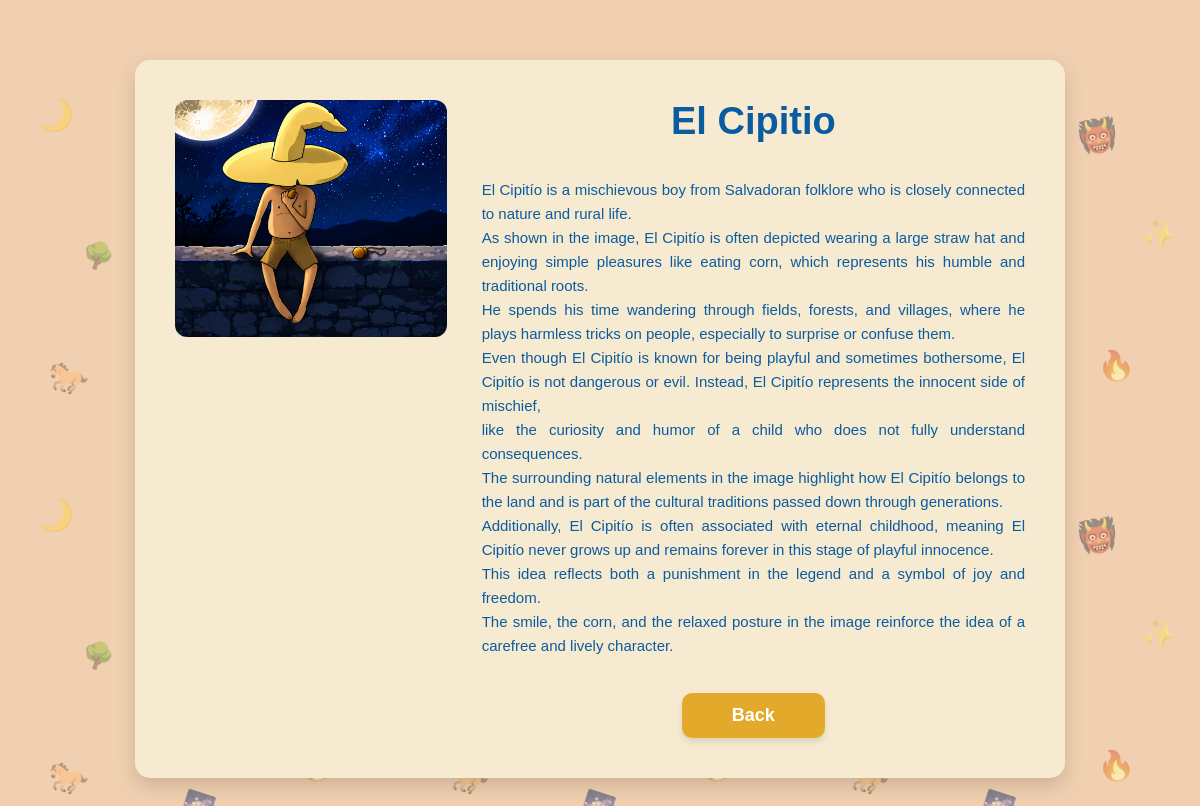
The page /detalleleyenda.php?id=4 on the database its author committed.
### tables this page shows
CREATE TABLE `leyendas` (
  `legendsID` int(11) NOT NULL,
  `Titulo` varchar(100) NOT NULL,
  `Descripcion` text NOT NULL,
  `Imagen` varchar(100) NOT NULL,
  `Descripcion_larga` text DEFAULT NULL
);

### detalleleyenda.php (the view, shortened to what this page needs)
<?php
include("conexionleyendas.php");
if (isset($_GET['id']) && is_numeric($_GET['id'])) {
    $id = $_GET['id'];
    $query = "SELECT Titulo, Descripcion, Descripcion_larga, Imagen FROM leyendas WHERE legendsID = $id";
    $resultado = mysqli_query($conexion, $query);
    if ($resultado && mysqli_num_rows($resultado) == 1) {
        $leyenda = mysqli_fetch_assoc($resultado);
    } else {
        echo "La leyenda no existe en la base de datos.";
        exit;
    }
} else {
    echo "Acceso no válido.";
    exit;
}
?>
<!DOCTYPE html>
<html lang="en">
<head>
    <link rel="stylesheet" href="styles/detalleslegends.css">
</head>
<body>
    <div class="detalle-container">
        <div class="detalle-img">
            <img src="<?php echo $leyenda['Imagen']; ?>" alt="<?php echo $leyenda['Titulo']; ?>">
        </div>
        <div class="detalle-info">
            <h1><?php echo $leyenda['Titulo']; ?></h1>
            <p>
                <?php echo nl2br($leyenda['Descripcion_larga']); ?>
            </p>
            <div class="btn-container">
                <a href="legends.php" class="btn-back">Back</a>
            </div>
        </div>
    </div>
</body>
</html>

### styles/detalleslegends.css (style rules this page uses)
body { background-color: #f0d0b0; font-family: 'Arial', sans-serif; }
.detalle-container { background-color: #f6ebd1; max-width: 850px; margin: 60px auto; padding: 40px; border-radius: 15px; display: flex; gap: 35px; box-shadow: 0 8px 20px rgba(0,0,0,0.15); }
.detalle-img { flex: 1; max-width: 280px; }
.detalle-img img { width: 100%; border-radius: 12px; object-fit: cover; display: block; }
.detalle-info { flex: 2; display: flex; flex-direction: column; }
.detalle-info h1 { color: #0b5ba1; font-size: 38px; margin-top: 0; margin-bottom: 20px; text-align: center; }
.detalle-info p { color: #0b5ba1; font-size: 15px; line-height: 1.6; text-align: justify; margin-bottom: 15px; }
.btn-container { text-align: center; margin-top: auto; padding-top: 20px; }
.btn-back { background-color: #e3a92b; color: white; border: none; padding: 12px 50px; font-size: 18px; font-weight: bold; border-radius: 10px; cursor: pointer; text-decoration: none; display: inline-block; box-shadow: 0 4px 6px rgba(0,0,0,0.1); transition: background 0.2s; }
body { margin: 0; padding: 0; box-sizing: border-box; font-family: 'Outfit', sans-serif; min-height: 100vh; background-color: #f0d0b0; position: relative; overflow-x: hidden; }
body::before { content: ""; position: absolute; top: 0; left: 0; width: 100%; height: 100%; z-index: -1; pointer-events: none; opacity: 0.5; filter: sepia(0.3) blur(0.2px); background-repeat: repeat; background-size: 400px 400px; }

### rows shown on the page
leyendas: Imagen (picture), Titulo "El Cipitio", Descripcion_larga "El Cipitío is a mischievous boy from Salvadoran folklore who is closely connected to nature and rural life. As shown in the image, El Cipitío is often depicted wearing a large straw hat and enjoying simple pleasures like eating corn, which represents his humble and traditional roots. He spends his time wandering through fields, forests, and villages, where he plays harmless tricks on people, especially to surprise or confuse them. Even though El Cipitío is known for being playful and sometimes bothersome, El Cipitío is not dangerous or evil. Instead, El Cipitío represents the innocent side of mischief, like the curiosity and humor of a child who does not fully understand consequences. The…"
